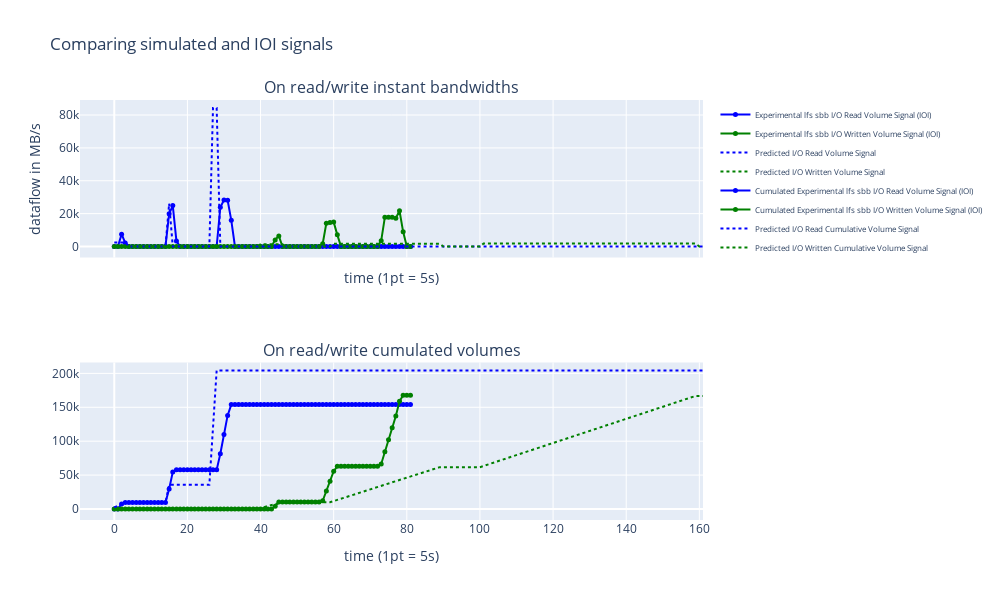

Source (notebook cell):
### Code cell
# prepare simulation on a SBB tier with Ground Truth (job_id=6871)
sim_time, sim_read_bw, sim_write_bw = simulate_app(events, reads, writes,
                                                   perf["sbb_bw"], app_name="job#6873")
# get the ground truth = experimental job of the same app running the the specified tier for verification.
cd = ComplexDecomposer(job_id=6871, v0_threshold=1e-8, config=ioi_config)
timestamps = (cd.timestamps - cd.timestamps[0])/5000
original_read = cd.read_signal/1e6
original_write = cd.write_signal/1e6
# 5168-5175: nfs
# 5182-5184: fs1
# 5192-5194: sbb
fig = display_original_sim_signals((sim_time, sim_read_bw, sim_write_bw),
                                   (timestamps, original_read, original_write),
                                   str_org="Experimental lfs sbb",
                                   str_sim="Predicted",
                                   width=1000, height=600)
fig.show()

### Figure 1 — Plotly figure (JSON) as saved in the notebook; plotly's stock layout.template omitted (floating-point values rounded to 4 significant figures; data arrays with more than 128 entries replaced by an {"elided": "..."} marker saying what was removed)
{"data": [{"line": {"color": "blue", "shape": "linear"}, "marker": {"size": 5}, "mode": "lines+markers", "name": "Experimental lfs sbb I/O Read Volume Signal (IOI)", "textposition": "top center", "type": "scatter", "x": [0, 1, 2, 3, 4, 5, 6, 7, 8, 9, 10, 11, 12, 13, 14, 15, 16, 17, 18, 19, 20, 21, 22, 23, 24, 25, 26, 27, 28, 29, 30, 31, 32, 33, 34, 35, 36, 37, 38, 39, 40, 41, 42, 43, 44, 45, 46, 47, 48, 49, 50, 51, 52, 53, 54, 55, 56, 57, 58, 59, 60, 61, 62, 63, 64, 65, 66, 67, 68, 69, 70, 71, 72, 73, 74, 75, 76, 77, 78, 79, 80, 81], "xaxis": "x", "y": [0.001698, 0, 7496.0, 2128.0, 0, 0, 0, 0, 0, 0, 0, 0, 0, 0, 0, 19950.0, 24890.0, 3282.0, 0, 0, 0, 0, 0, 0, 0, 0, 0, 0, 0, 23840.0, 28310.0, 28130.0, 15950.0, 0, 0, 0, 0, 0, 0, 0, 0, 0, 0, 0, 0.000806, 0.000612, 0, 0, 0, 0, 0, 0, 0, 0, 0, 0, 0, 0.000528, 0, 0, 0, 0.000334, 0, 0, 0, 0, 0, 0, 0, 0, 0, 0, 0, 0.00025, 0, 0, 0, 0, 0, 5.2e-05, 0, 7e-06], "yaxis": "y"}, {"line": {"color": "green", "shape": "linear"}, "marker": {"size": 5}, "mode": "lines+markers", "name": "Experimental lfs sbb I/O Written Volume Signal (IOI)", "textposition": "top center", "type": "scatter", "x": [0, 1, 2, 3, 4, 5, 6, 7, 8, 9, 10, 11, 12, 13, 14, 15, 16, 17, 18, 19, 20, 21, 22, 23, 24, 25, 26, 27, 28, 29, 30, 31, 32, 33, 34, 35, 36, 37, 38, 39, 40, 41, 42, 43, 44, 45, 46, 47, 48, 49, 50, 51, 52, 53, 54, 55, 56, 57, 58, 59, 60, 61, 62, 63, 64, 65, 66, 67, 68, 69, 70, 71, 72, 73, 74, 75, 76, 77, 78, 79, 80, 81], "xaxis": "x", "y": [0, 0, 0, 0, 0, 0, 0, 0, 0, 0, 0, 0, 0, 0, 0, 0, 0, 0, 0, 0, 0, 0, 0, 0, 0, 0, 0, 0, 0, 0, 0, 0, 0, 0, 0, 0, 0, 0, 0, 0, 0, 0, 0, 0, 4024.0, 6461.0, 0, 0, 0, 0, 0, 0, 0, 0, 0, 0, 0, 1709.0, 14190.0, 14610.0, 14840.0, 7078.0, 0, 0, 0, 0, 0, 0, 0, 0, 0, 0, 0, 3544.0, 17830.0, 17820.0, 17830.0, 17170.0, 21770.0, 8913.0, 0, 0], "yaxis": "y"}, {"line": {"color": "blue", "dash": "dot", "shape": "linear"}, "mode": "lines", "name": "Predicted I/O Read Volume Signal", "textposition": "top center", "type": "scatter", "x": {"elided": "162 int values"}, "xaxis": "x", "y": {"elided": "162 float values"}, "yaxis": "y"}, {"line": {"color": "green", "dash": "dot", "shape": "linear"}, "mode": "lines", "name": "Predicted I/O Written Volume Signal", "textposition": "top center", "type": "scatter", "x": {"elided": "162 int values"}, "xaxis": "x", "y": {"elided": "162 float values"}, "yaxis": "y"}, {"line": {"color": "blue", "shape": "linear"}, "marker": {"size": 5}, "mode": "lines+markers", "name": "Cumulated Experimental lfs sbb I/O Read Volume Signal (IOI)", "textposition": "top center", "type": "scatter", "x": [0, 1, 2, 3, 4, 5, 6, 7, 8, 9, 10, 11, 12, 13, 14, 15, 16, 17, 18, 19, 20, 21, 22, 23, 24, 25, 26, 27, 28, 29, 30, 31, 32, 33, 34, 35, 36, 37, 38, 39, 40, 41, 42, 43, 44, 45, 46, 47, 48, 49, 50, 51, 52, 53, 54, 55, 56, 57, 58, 59, 60, 61, 62, 63, 64, 65, 66, 67, 68, 69, 70, 71, 72, 73, 74, 75, 76, 77, 78, 79, 80, 81], "xaxis": "x2", "y": [0.001698, 0.001698, 7496.0, 9624.0, 9624.0, 9624.0, 9624.0, 9624.0, 9624.0, 9624.0, 9624.0, 9624.0, 9624.0, 9624.0, 9624.0, 29570.0, 54460.0, 57740.0, 57740.0, 57740.0, 57740.0, 57740.0, 57740.0, 57740.0, 57740.0, 57740.0, 57740.0, 57740.0, 57740.0, 81590.0, 109900.0, 138000.0, 154000.0, 154000.0, 154000.0, 154000.0, 154000.0, 154000.0, 154000.0, 154000.0, 154000.0, 154000.0, 154000.0, 154000.0, 154000.0, 154000.0, 154000.0, 154000.0, 154000.0, 154000.0, 154000.0, 154000.0, 154000.0, 154000.0, 154000.0, 154000.0, 154000.0, 154000.0, 154000.0, 154000.0, 154000.0, 154000.0, 154000.0, 154000.0, 154000.0, 154000.0, 154000.0, 154000.0, 154000.0, 154000.0, 154000.0, 154000.0, 154000.0, 154000.0, 154000.0, 154000.0, 154000.0, 154000.0, 154000.0, 154000.0, 154000.0, 154000.0], "yaxis": "y2"}, {"line": {"color": "green", "shape": "linear"}, "marker": {"size": 5}, "mode": "lines+markers", "name": "Cumulated Experimental lfs sbb I/O Written Volume Signal (IOI)", "textposition": "top center", "type": "scatter", "x": [0, 1, 2, 3, 4, 5, 6, 7, 8, 9, 10, 11, 12, 13, 14, 15, 16, 17, 18, 19, 20, 21, 22, 23, 24, 25, 26, 27, 28, 29, 30, 31, 32, 33, 34, 35, 36, 37, 38, 39, 40, 41, 42, 43, 44, 45, 46, 47, 48, 49, 50, 51, 52, 53, 54, 55, 56, 57, 58, 59, 60, 61, 62, 63, 64, 65, 66, 67, 68, 69, 70, 71, 72, 73, 74, 75, 76, 77, 78, 79, 80, 81], "xaxis": "x2", "y": [0, 0, 0, 0, 0, 0, 0, 0, 0, 0, 0, 0, 0, 0, 0, 0, 0, 0, 0, 0, 0, 0, 0, 0, 0, 0, 0, 0, 0, 0, 0, 0, 0, 0, 0, 0, 0, 0, 0, 0, 0, 0, 0, 0, 4024.0, 10490.0, 10490.0, 10490.0, 10490.0, 10490.0, 10490.0, 10490.0, 10490.0, 10490.0, 10490.0, 10490.0, 10490.0, 12190.0, 26390.0, 40990.0, 55840.0, 62910.0, 62910.0, 62910.0, 62910.0, 62910.0, 62910.0, 62910.0, 62910.0, 62910.0, 62910.0, 62910.0, 62910.0, 66460.0, 84280.0, 102100.0, 119900.0, 137100.0, 158900.0, 167800.0, 167800.0, 167800.0], "yaxis": "y2"}, {"line": {"color": "blue", "dash": "dot", "shape": "linear"}, "mode": "lines", "name": "Predicted I/O Read Cumulative Volume Signal", "textposition": "top center", "type": "scatter", "x": {"elided": "162 int values"}, "xaxis": "x2", "y": {"elided": "162 float values"}, "yaxis": "y2"}, {"line": {"color": "green", "dash": "dot", "shape": "linear"}, "mode": "lines", "name": "Predicted I/O Written Cumulative Volume Signal", "textposition": "top center", "type": "scatter", "x": {"elided": "162 int values"}, "xaxis": "x2", "y": {"elided": "162 float values"}, "yaxis": "y2"}], "layout": {"annotations": [{"font": {"size": 16}, "showarrow": false, "text": "On read/write instant bandwidths", "x": 0.5, "xanchor": "center", "xref": "paper", "y": 1, "yanchor": "bottom", "yref": "paper"}, {"font": {"size": 16}, "showarrow": false, "text": "On read/write cumulated volumes", "x": 0.5, "xanchor": "center", "xref": "paper", "y": 0.375, "yanchor": "bottom", "yref": "paper"}], "autosize": false, "height": 600, "legend": {"font": {"size": 8}, "orientation": "v", "tracegroupgap": 360}, "title": {"text": "Comparing simulated and IOI signals"}, "width": 1000, "xaxis": {"anchor": "y", "domain": [0, 1], "matches": "x2", "showticklabels": false, "title": {"text": "time (1pt = 5s)"}}, "xaxis2": {"anchor": "y2", "domain": [0, 1], "title": {"text": "time (1pt = 5s)"}}, "yaxis": {"anchor": "x", "domain": [0.625, 1], "title": {"text": "dataflow in MB/s"}}, "yaxis2": {"anchor": "x2", "domain": [0, 0.375]}}}
